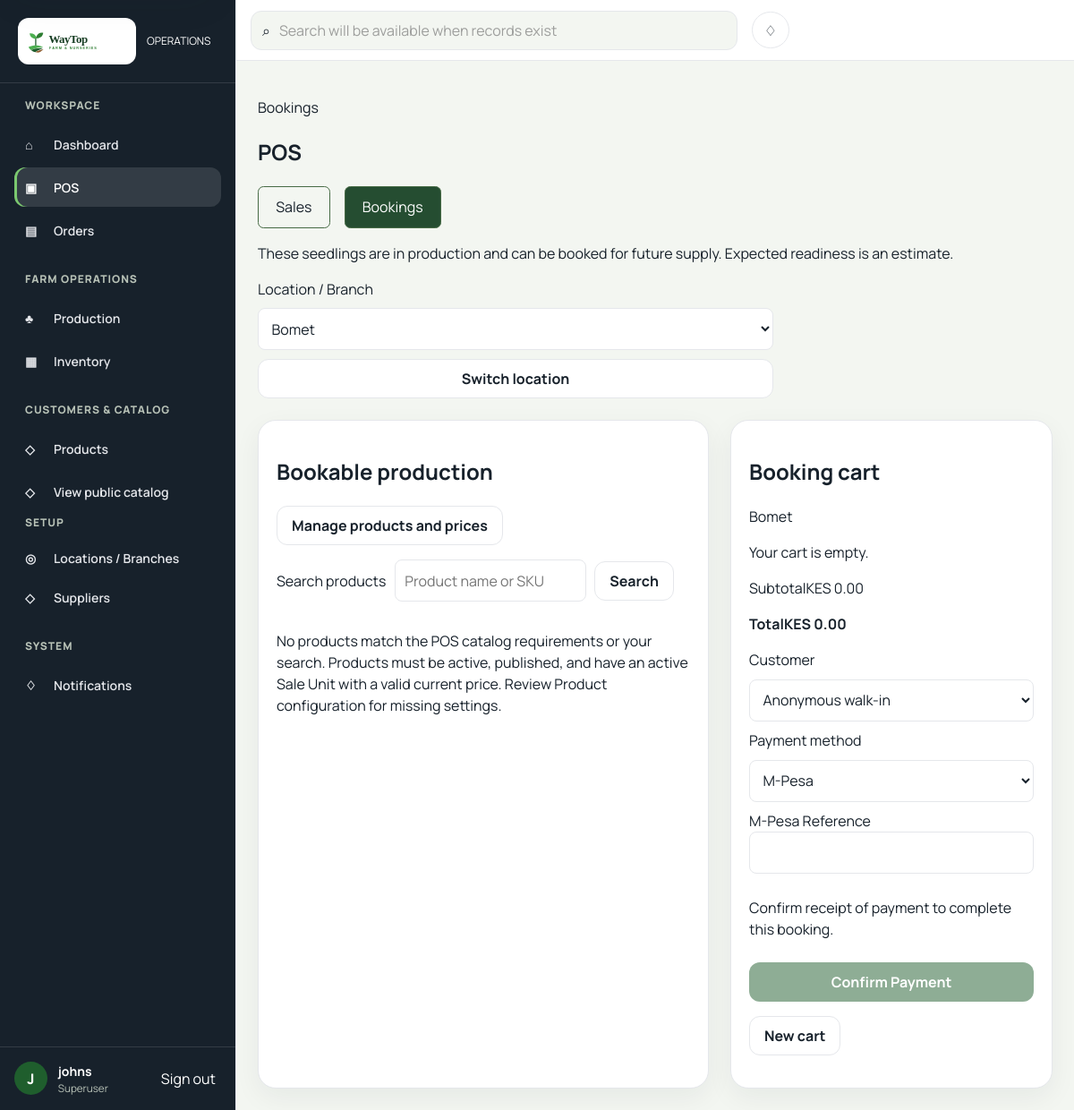
Page /dashboard/pos/?activity=bookings (signed in) on the committed database.
### apps/accounts/models.py (models this page shows)
class User(AbstractUser):
    id = models.UUIDField(primary_key=True, default=uuid.uuid4, editable=False)
    created_at = models.DateTimeField(auto_now_add=True)
    updated_at = models.DateTimeField(auto_now=True)

### apps/inventory/models.py (models this page shows, shortened)
class InventoryLocation(models.Model):
    id = models.UUIDField(primary_key=True, default=uuid.uuid4, editable=False)
    code = models.CharField(max_length=50, unique=True)
    name = models.CharField(max_length=160)
    is_active = models.BooleanField(default=True)
    allows_saleable_stock = models.BooleanField(default=True)
    created_at = models.DateTimeField(auto_now_add=True)
    updated_at = models.DateTimeField(auto_now=True)
    class Meta:
        ordering = ("code",)
        constraints = [
            models.CheckConstraint(
                condition=~Q(code=""), name="inventory_location_code_not_empty"
            ),
            models.CheckConstraint(
                condition=~Q(name=""), name="inventory_location_name_not_empty"
            ),
        ]

### apps/dashboard/pos_views.py (the view, shortened to what this page needs)
# urls.py: path("pos/", pos_views.pos, name="pos"),
@login_required(login_url="accounts:login")
def pos(request):
    _require_pos_permission(request.user)
    mode = activity(request)
    saved = state(request, mode)
    request.session[session_key(mode)] = saved
    location = None
    try:
        location = selected_location(saved["location"])
    except ValidationError:
        pass
    search = request.GET.get("q", "").strip()
    units = ProductSaleUnit.objects.filter(is_active=True, product__is_active=True, product__is_published=True).select_related("product").prefetch_related("product__images")
    if search:
        units = units.filter(Q(product__name__icontains=search) | Q(product__sku__icontains=search))
    products = []
    if location:
        for unit in units.order_by("product__name", "name"):
            try:
                resolved, _ = quote_order_lines(lines=[OrderLineInput(unit.product_id, unit.pk, 1, "READY")], channel="POS")
            except ValidationError:
                continue
            if mode == "bookings":
                for batch in ProductionBatch.objects.filter(product=unit.product, location=location, status="IN_PRODUCTION").order_by("expected_ready_date", "pk"):
                    available = bookable_units(batch=batch, unit=unit, location_id=location.pk)
                    if available:
                        products.append({"unit": unit, "price": resolved[0][3].amount, "available": available, "batch": batch})
    cart, total = [], Decimal("0.00")
    cart_valid = False
    customers = Customer.objects.filter(is_active=True) if can_view_customers(request.user) else Customer.objects.none()
    return render(request, "dashboard/pos/checkout_live.html", {
        "locations": locations(), "location": location, "products": products, "cart": cart,
        "activity": mode, "is_booking": mode == "bookings", "total": total, "search": search, "state": saved, "customers": customers, "cart_valid": cart_valid,
    })

### templates/dashboard/pos/checkout_live.html (shortened to what this page needs)
{% extends "staff_base.html" %}{% load static %}
{% block extra_css %}<link rel="stylesheet" href="{% static 'css/staff-procurement.css' %}"><link rel="stylesheet" href="{% static 'css/staff-pos-live.css' %}?v=checkout-top-3">{% endblock %}
{% block content %}
<section class="staff-workspace pos-workspace{% if not is_booking %} pos-sales-workspace{% endif %}">
  <div class="pos-workspace-heading"><header class="staff-page-heading"><p>{% if is_booking %}Bookings{% else %}Sales{% endif %}</p><h1>POS</h1></header>
  <nav aria-label="POS activity" class="pos-tabs"><a href="{% url 'dashboard:pos' %}"{% if not is_booking %} aria-current="page"{% endif %}>Sales</a><a href="{% url 'dashboard:pos' %}?activity=bookings"{% if is_booking %} aria-current="page"{% endif %}>Bookings</a></nav></div>
  {% if is_booking %}<p>These seedlings are in production and can be booked for future supply. Expected readiness is an estimate.</p>{% endif %}
  <form method="post" class="pos-location purchase-order-form__field">{% csrf_token %}<input type="hidden" name="activity" value="{{ activity }}"><input type="hidden" name="action" value="location">
    <label for="pos-location">Location / Branch</label>
    <select id="pos-location" name="location_id" required><option value="">Select Location / Branch</option>{% for choice in locations %}<option value="{{ choice.pk }}"{% if choice.pk == location.pk %} selected{% endif %}>{{ choice.name }}</option>{% endfor %}</select>
    <button class="staff-button staff-button--secondary">Switch location</button>
  </form>
  <div class="pos-columns">
    <section class="staff-panel pos-catalog-panel"><div class="pos-panel-heading"><h2>{% if is_booking %}Bookable production{% else %}Products{% endif %}</h2>
      {% if perms.products.view_product %}<a class="staff-button staff-button--secondary" href="{% url 'dashboard:catalog_products' %}">Manage products and prices</a>{% endif %}</div>
      <form method="get" class="pos-search"><input type="hidden" name="activity" value="{{ activity }}"><label for="pos-search">Search products</label><input id="pos-search" name="q" value="{{ search }}" placeholder="Product name or SKU"><button class="staff-button staff-button--secondary">Search</button></form>
      <div class="pos-products">{% for entry in products %}<article class="pos-product">
        {% if not is_booking %}{% with photo=entry.unit.product.images.all.0 %}<div class="pos-product-image">{% if photo.display_url %}<img src="{{ photo.display_url }}" alt="{{ photo.alt_text|default:entry.unit.product.name }}" width="80" height="80" loading="lazy">{% else %}<span class="catalog-product-placeholder" aria-label="No product image">WT</span>{% endif %}</div>{% endwith %}{% endif %}
        <h3>{{ entry.unit.product.name }}</h3><p>{{ entry.unit.product.sku }} · {{ entry.unit.name }}</p>
        <p>KES {{ entry.price|floatformat:2 }} <small>per {{ entry.unit.name }}</small></p>
        {% if entry.batch %}<p>In Production &middot; {{ entry.batch.batch_number }}</p><p>Expected readiness: {{ entry.batch.expected_ready_date|date:"j F Y" }}</p><p>{{ entry.available }} {{ entry.unit.name }} available for booking at {{ location.name }}</p>{% elif entry.availability_error %}<p>Availability could not be verified. Review Product configuration and inventory.</p>{% elif entry.available %}<p>{{ entry.available }} {{ entry.unit.name }} available at {{ location.name }}</p>{% else %}<p>Out of stock at {{ location.name }}</p>{% endif %}
        <form method="post">{% csrf_token %}<input type="hidden" name="activity" value="{{ activity }}"><input type="hidden" name="action" value="add"><input type="hidden" name="location_id" value="{{ location.pk }}"><input type="hidden" name="sale_unit_id" value="{{ entry.unit.pk }}"><input type="hidden" name="batch_id" value="{% if entry.batch %}{{ entry.batch.pk }}{% elif entry.line.production_batch_id %}{{ entry.line.production_batch_id }}{% endif %}"><input type="hidden" name="cart_key" value="{{ entry.cart_key }}">
          <label for="qty-{{ entry.batch.pk }}-{{ entry.unit.pk }}">Quantity</label><input id="qty-{{ entry.batch.pk }}-{{ entry.unit.pk }}" type="number" name="quantity" value="1" min="1" max="{{ entry.available }}" step="1" required{% if not entry.available %} disabled{% endif %}>
          <button class="staff-button staff-button--primary"{% if not entry.available %} disabled{% endif %}>Add to cart</button>
        </form>
      </article>{% empty %}<p>No products match the POS catalog requirements or your search. Products must be active, published, and have an active Sale Unit with a valid current price. Review Product configuration for missing settings.</p>{% endfor %}</div>
    </section>
    <section class="staff-panel pos-checkout-panel" aria-label="{% if is_booking %}Booking checkout{% else %}Sales checkout{% endif %}"><h2>{% if is_booking %}Booking cart{% else %}Sales cart{% endif %}</h2><p class="pos-cart-location">{{ location.name }}</p>
      <div class="pos-cart-items" tabindex="0" aria-label="Cart items">
      {% for entry in cart %}<article class="pos-product"><h3>{{ entry.product.name }}</h3><p>{{ entry.unit.name }} · KES {{ entry.price|floatformat:2 }} each</p>
        <form method="post">{% csrf_token %}<input type="hidden" name="activity" value="{{ activity }}"><input type="hidden" name="location_id" value="{{ location.pk }}"><input type="hidden" name="sale_unit_id" value="{{ entry.unit.pk }}"><input type="hidden" name="batch_id" value="{% if entry.batch %}{{ entry.batch.pk }}{% elif entry.line.production_batch_id %}{{ entry.line.production_batch_id }}{% endif %}"><input type="hidden" name="cart_key" value="{{ entry.cart_key }}">
          <label for="cart-{{ entry.cart_key }}">Quantity</label><input id="cart-{{ entry.cart_key }}" name="quantity" type="number" min="1" step="1" value="{{ entry.line.quantity }}" required>
          <button name="action" value="update">Update</button><button name="action" value="remove" formnovalidate>Remove</button>
        </form><p>Line total: KES {{ entry.total|floatformat:2 }}</p>
      </article>{% empty %}<p>Your cart is empty.</p>{% endfor %}
      </div><div class="pos-totals"><p><span>Subtotal</span><span>KES {{ total|floatformat:2 }}</span></p><p class="pos-total"><strong>Total</strong><strong>KES {{ total|floatformat:2 }}</strong></p></div>
      <form method="post" action="{% url 'dashboard:pos_sale' %}" class="purchase-order-form__field pos-payment-form">{% csrf_token %}<input type="hidden" name="activity" value="{{ activity }}">
        <label for="pos-customer">Customer</label><select name="customer" id="pos-customer"><option value="">Anonymous walk-in</option></select>
        <label for="pos-payment-method">Payment method</label><select id="pos-payment-method" name="payment_method" required><option value="MPESA">M-Pesa</option><option value="CASH">Cash</option></select>
        <div id="pos-reference-field"><label for="pos-reference">M-Pesa Reference</label><input id="pos-reference" name="reference" maxlength="64" required></div>
        <p id="pos-payment-help" aria-live="polite">{% if is_booking %}Confirm receipt of payment to complete this booking.{% else %}Enter the M-Pesa transaction reference to complete the sale.{% endif %}</p>
        <button  class="staff-button staff-button--primary"{% if not cart_valid or not location %} disabled{% endif %}>{% if is_booking %}Confirm Payment{% else %}Complete Sale{% endif %}</button>
      </form>
      <form method="post" class="pos-new-cart">{% csrf_token %}<input type="hidden" name="activity" value="{{ activity }}"><button name="action" value="new" class="staff-button staff-button--secondary">New cart</button></form>
    </section>
  </div>
</section>
<script src="{% static 'js/pos-payment.js' %}" defer></script>{% if not is_booking %}<script src="{% static 'js/pos-layout.js' %}?v=checkout-top-2" defer></script>{% endif %}{% endblock %}

### templates/dashboard/components/navigation.html (shortened to what this page needs)
{% load static %}
<aside class="staff-sidebar" id="staff-mobile-nav" data-staff-navigation aria-label="Staff application navigation">
  <div class="staff-sidebar__brand">
    <img src="{% static 'images/logo/logo.svg' %}" alt="WayTop Farm" width="174" height="52">
    <span>Operations</span>
  </div>
  <nav>
    <p>Workspace</p>
    <a href="{% url 'dashboard:dashboard' %}"{% if request.resolver_match.url_name == 'dashboard' %} class="is-active" aria-current="page"{% endif %}><span aria-hidden="true">&#8962;</span>Dashboard</a>
    <a href="{% url 'dashboard:pos' %}"{% if '/pos/' in request.path %} class="is-active" aria-current="page"{% endif %}><span aria-hidden="true">&#9635;</span>POS</a>
    <a href="{% url 'dashboard:orders' %}"><span aria-hidden="true">&#9636;</span>Orders</a>
    <p>Farm Operations</p>
    {% if perms.production.view_operations %}<a href="{% url 'dashboard:production' %}"><span aria-hidden="true">&#9827;</span>Production</a>{% endif %}
    <a href="{% url 'dashboard:inventory' %}"><span aria-hidden="true">&#9638;</span>Inventory</a>
    <p>Customers &amp; Catalog</p>
    {% if perms.products.view_product %}<a href="{% url 'dashboard:catalog_products' %}"><span aria-hidden="true">&#9671;</span>Products</a>{% endif %}
    <a href="{% url 'products:shop' %}"><span aria-hidden="true">&#9671;</span>View public catalog</a>
    {% if perms.inventory.view or perms.procurement.view %}
    <div role="group" aria-label="Setup navigation">
      <p>Setup</p>
      {% if perms.inventory.view %}<a href="{% url 'dashboard:inventory_location_list' %}"><span aria-hidden="true">&#9678;</span>Locations / Branches</a>{% endif %}
      <a href="{% url 'dashboard:inventory_supplier_list' %}"{% if 'supplier' in request.resolver_match.url_name %} class="is-active" aria-current="page"{% endif %}><span aria-hidden="true">&#9671;</span>Suppliers</a>
    </div>
    {% endif %}
    <p>System</p>
    <a href="#staff-notification-drawer" data-open-drawer><span aria-hidden="true">&#9826;</span>Notifications</a>
  </nav>
  <div class="staff-sidebar__profile">
    <span aria-hidden="true">{{ request.user.username|first|upper }}</span>
    <div>
      <strong>{{ request.user.username }}</strong>
      <small>{% if request.user.is_superuser %}Superuser{% else %}Staff{% endif %}</small>
    </div>
    <form method="post" action="{% url 'accounts:logout' %}">
      <button type="submit">Sign out</button>
    </form>
  </div>
</aside>

### rows in the picture
User: user.username|first "J", user.username "johns"
InventoryLocation: name "Bomet"

### other values in the picture
{{ total|floatformat:2 }} "0.00"
form field location_id "Bomet"
